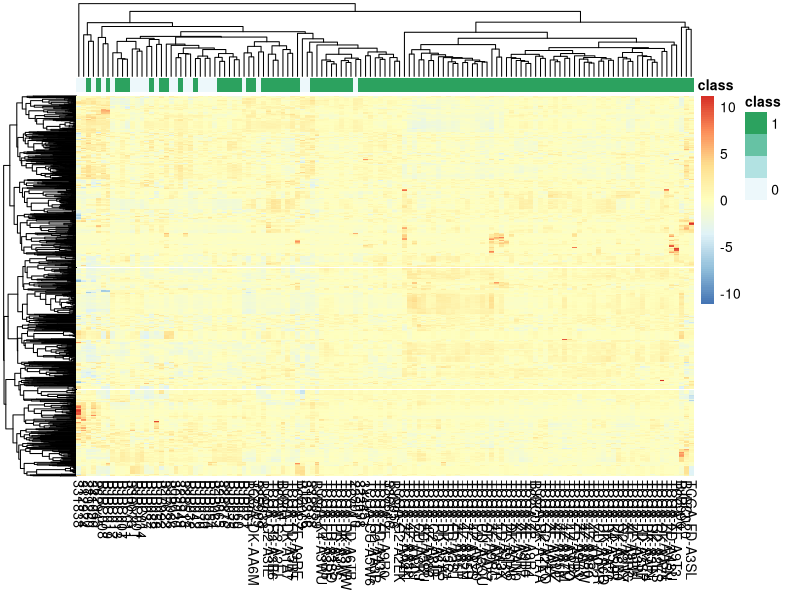

Write R code to recreate this figure.
library('dplyr')
library('pheatmap')
setwd('/media/wukai/AI_Team_03/Bladder_project')
datatable = read.csv('ct_wsi_merged_features.csv', header = TRUE, 
                     sep = ',', quote = '', row.names = 1)

# remove the feature which have 0 standard deviation
feature_names = names(which(apply(datatable[3:ncol(datatable)], 2, sd) > 1e-10))


p_values = c()
for(feature in feature_names){
    p.value = t.test(as.formula(paste(feature,'~grade_label')), 
                               data = datatable,
                               alternative = 'two.sided',
                               paried = FALSE)$p.value
    p_values = append(p_values, p.value)
}

adj_p = p.adjust(p_values, method = 'fdr')
res = data.frame(feature_name = feature_names,
                 p.val = p_values,
                 adj.p.val = adj_p)
res = res[order(res$adj.p.val, decreasing = FALSE),]
write.table(res, 'grade_pval_res.txt', quote = FALSE,sep = '\t', row.names = FALSE)

# heatmap
feat_val = t(datatable[,feature_names])
colnames(feat_val) = row.names(datatable)
colData = data.frame(class = datatable$grade_label,row.names = row.names(datatable))
pheatmap(feat_val,
         scale = 'row',
         annotation = colData,
         show_rownames = FALSE)
